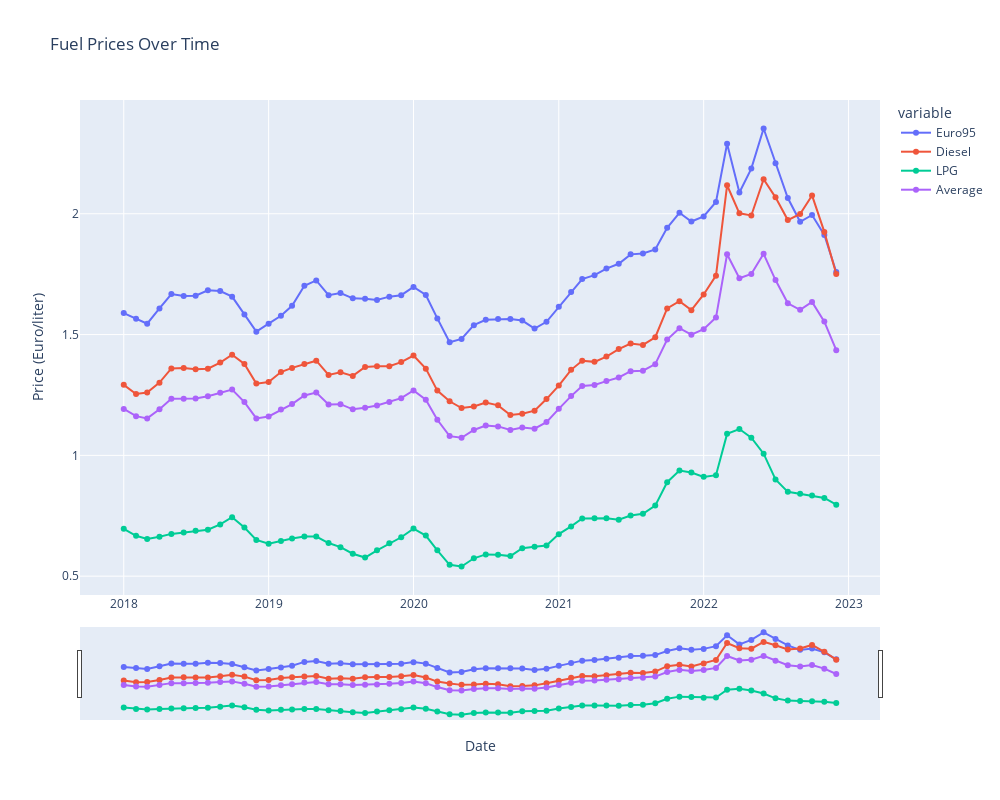

The notebook cell this image was saved under:
### Code cell
fuel_types = ["Euro95", "Diesel", "LPG", "Average"]

fig = px.scatter(data, x=data.index, y=fuel_types, title="Fuel Prices Over Time")

# Customize the plot as needed.
fig.update_traces(mode="lines+markers")

# Add a slider for selecting the date range.
fig.update_xaxes(rangeslider_visible=True)

fig.update_layout(
    xaxis_title="Date",
    yaxis_title="Price (Euro/liter)", 
    autosize=False, 
    width=1000,      
    height=800
)

fig.show()
